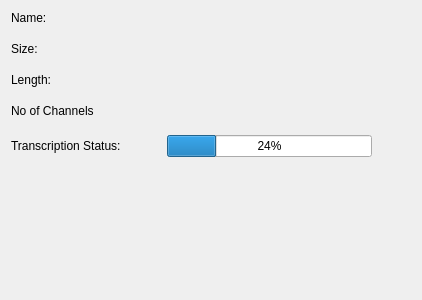
<?xml version="1.0" encoding="UTF-8"?>
<ui version="4.0">
 <class>Form</class>
 <widget class="QWidget" name="Form">
  <property name="geometry">
   <rect>
    <x>0</x>
    <y>0</y>
    <width>422</width>
    <height>300</height>
   </rect>
  </property>
  <property name="windowTitle">
   <string>Form</string>
  </property>
  <layout class="QFormLayout" name="formLayout">
   <property name="horizontalSpacing">
    <number>12</number>
   </property>
   <property name="verticalSpacing">
    <number>17</number>
   </property>
   <item row="0" column="1">
    <widget class="QLabel" name="name_label">
     <property name="styleSheet">
      <string notr="true">font-weight: bold;</string>
     </property>
     <property name="text">
      <string/>
     </property>
    </widget>
   </item>
   <item row="1" column="0">
    <widget class="QLabel" name="label_3">
     <property name="text">
      <string>Size:</string>
     </property>
    </widget>
   </item>
   <item row="1" column="1">
    <widget class="QLabel" name="size_label">
     <property name="styleSheet">
      <string notr="true">font-weight: bold;
</string>
     </property>
     <property name="text">
      <string/>
     </property>
    </widget>
   </item>
   <item row="2" column="0">
    <widget class="QLabel" name="label_5">
     <property name="text">
      <string>Length:</string>
     </property>
    </widget>
   </item>
   <item row="2" column="1">
    <widget class="QLabel" name="length_label">
     <property name="styleSheet">
      <string notr="true">font-weight: bold;</string>
     </property>
     <property name="text">
      <string/>
     </property>
    </widget>
   </item>
   <item row="4" column="1">
    <layout class="QHBoxLayout" name="horizontalLayout">
     <property name="spacing">
      <number>10</number>
     </property>
     <property name="topMargin">
      <number>0</number>
     </property>
     <property name="rightMargin">
      <number>39</number>
     </property>
     <item>
      <widget class="QLabel" name="label_10">
       <property name="styleSheet">
        <string notr="true">font-weight: bold;</string>
       </property>
       <property name="text">
        <string/>
       </property>
      </widget>
     </item>
     <item>
      <widget class="QLabel" name="transcription_status_label">
       <property name="styleSheet">
        <string notr="true">font-weight: bold;
</string>
       </property>
       <property name="text">
        <string/>
       </property>
      </widget>
     </item>
     <item>
      <widget class="QProgressBar" name="transcription_progressBar">
       <property name="value">
        <number>24</number>
       </property>
      </widget>
     </item>
    </layout>
   </item>
   <item row="3" column="0">
    <widget class="QLabel" name="label_7">
     <property name="text">
      <string>No of Channels</string>
     </property>
    </widget>
   </item>
   <item row="0" column="0">
    <widget class="QLabel" name="label">
     <property name="text">
      <string>Name:</string>
     </property>
    </widget>
   </item>
   <item row="4" column="0">
    <widget class="QLabel" name="label_9">
     <property name="text">
      <string>Transcription Status:</string>
     </property>
    </widget>
   </item>
   <item row="3" column="1">
    <widget class="QLabel" name="no_of_channels_label">
     <property name="styleSheet">
      <string notr="true">font-weight: bold;
</string>
     </property>
     <property name="text">
      <string/>
     </property>
    </widget>
   </item>
  </layout>
 </widget>
 <resources/>
 <connections/>
</ui>
